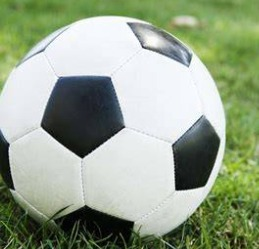
#> input picture shape_projekt/test_image.jpg, 259 x 249 px
$ python shape_detection.py
#> lines starting #> are read from the running program, lines starting #| are printed output that depends on the picture; after the words box and inside, x2 and y2 are one past the last pixel; in counts of white or black regions, pixels touching at a corner belong together
# shape_detection.py
import cv2
import numpy as np
import os

# Bilder-Ordner (lege hier eigene Testbilder rein)
os.makedirs('results', exist_ok=True)

# Bild laden
image_path = 'test_image.jpg'  # Ersetze durch dein Bild
img = cv2.imread(image_path)
#> img is the input picture: shape (249, 259, 3); mean B, G, R 139.8, 164, 150.5
if img is None:
    print("Bild nicht gefunden:", image_path)
    exit()

# In Graustufen
gray = cv2.cvtColor(img, cv2.COLOR_BGR2GRAY)
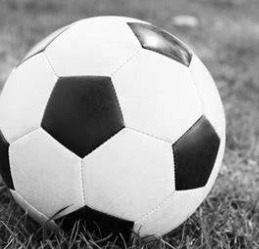
#> gray: shape (249, 259); min 0, max 255, mean 157.3
gray = cv2.GaussianBlur(gray, (5,5), 0)
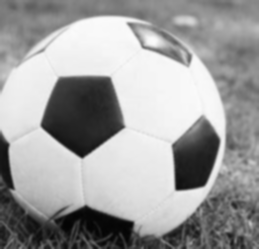
#> gray: shape (249, 259); min 4, max 251, mean 157.3


# Kanten erkennen
edges = cv2.Canny(gray, 100, 200)
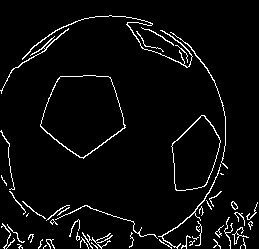
#> edges: shape (249, 259); 4.3% white in thin lines or dots

# Konturen finden
contours, _ = cv2.findContours(edges, cv2.RETR_EXTERNAL, cv2.CHAIN_APPROX_SIMPLE)
#> contours = 51 contours, 41 with area under 20; largest, box (x1, y1, x2, y2) and area: (40, 75, 126, 159) 4942, (171, 115, 221, 191) 2528, (22, 15, 193, 68) 92, (158, 164, 221, 249) 60, (0, 28, 69, 94) 56

# Konturen einzeichnen
for cnt in contours:
    approx = cv2.approxPolyDP(cnt, 0.02*cv2.arcLength(cnt, True), True)
    if len(approx) == 3:
        cv2.drawContours(img, [cnt], 0, (0,255,0), 2)  # Dreiecke grün
    elif len(approx) == 4:
        cv2.drawContours(img, [cnt], 0, (255,0,0), 2)  # Rechtecke blau
    else:
        cv2.drawContours(img, [cnt], 0, (0,0,255), 2)  # Andere Formen rot
#> this loop made 51 passes
#> approx on passes 1, 30, 32, 33, 36, 47, 49, 50: [[241, 245], [240, 246], [240, 248], [240, 246]], [[69, 207], [61, 211], [57, 215]], [[55, 219], [86, 205], [157, 238], [87, 205]], [[69, 205], [60, 208], [46, 220], [64, 206]], [[22, 201], [37, 214], [45, 218]], [[170, 32], [215, 83], [227, 168], [214, 80]], [[68, 28], [13, 68], [1, 93], [15, 67]], [[141, 27], [154, 32], [173, 45], [155, 32]]
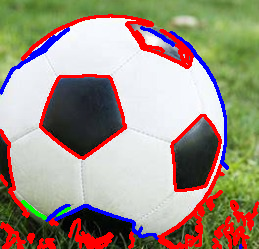
#> img: shape (249, 259, 3); 13.32% of pixels changed, all inside (x1, y1, x2, y2) = (0, 14, 259, 249)

# Ergebnisse anzeigen
cv2.imshow('Erkannt', img)
cv2.imshow('Kanten', edges)

# Ergebnis speichern
cv2.imwrite('results/result.png', img)
cv2.waitKey(0)
cv2.destroyAllWindows()
